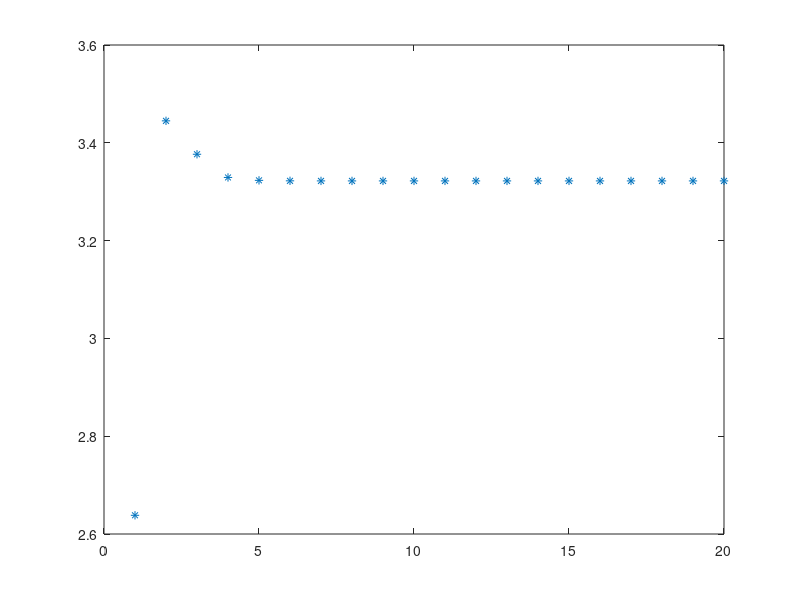
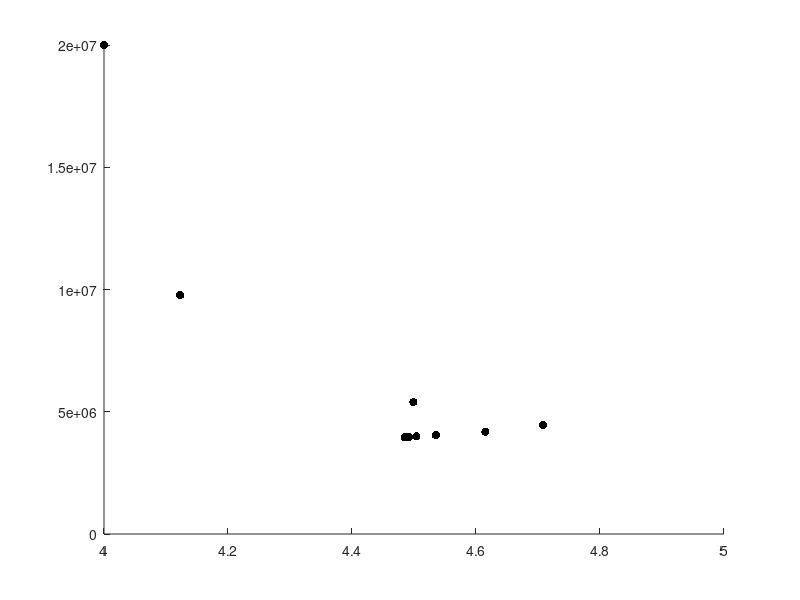

Write the MATLAB code that produced these figures, in order.
close all
clear all
clc

%P E I
mu=[4 2*10^7 10^-4]
sig=[1 0.5*10^7 0.2*10^-4]
emu=mu;
esig=sig;
xk_iter=[];
uk_iter=[];
b_iter=[];
%k=1 %P E I
xk=mu

for i = 1:20
% Equiv norm variable for P
%extreme (Gumbel) dist parameters
alp=1.2825/sig(1)
d1=mu(1)-0.5772/alp
pk=xk(1);
fpk=alp*exp(-(pk-d1)*alp-exp(-(pk-d1)*alp))
Fpk=exp(-exp(-(pk-d1)*alp))
sig_equiv=pdf('norm',icdf('norm',Fpk,0,1),0,1)/fpk
mu_equiv=pk-icdf('norm',Fpk,0,1)*sig_equiv
emu(1)=mu_equiv;
esig(1)=sig_equiv;
uk=(xk-emu)./esig
xk_iter=[xk_iter;xk];
uk_iter=[uk_iter;uk];
%P E I
gxk=xk(2)*xk(3)-78.12*xk(1)
dgx=[-78.12, xk(3) , xk(2)]

B1=gxk-dgx(1)*esig(1)*uk(1)-dgx(2)*esig(2)*uk(2)-dgx(3)*esig(3)*uk(3)
B2=sqrt((dgx(1)*esig(1))^2+(dgx(2)*esig(2))^2+(dgx(3)*esig(3))^2)
bk=B1/B2
a1=-dgx(1)*esig(1)/B2
a2=-dgx(2)*esig(2)/B2
a3=-dgx(3)*esig(3)/B2
b_iter=[b_iter;bk]
xk_next=[emu(1)+bk*esig(1)*a1 emu(2)+bk*esig(2)*a2 emu(3)+bk*esig(3)*a3];
xk=xk_next

end


plot(b_iter,'*')
figure, scatter(xk_iter(:,1),xk_iter(:,2),'filled','MarkerFaceColor','k')


